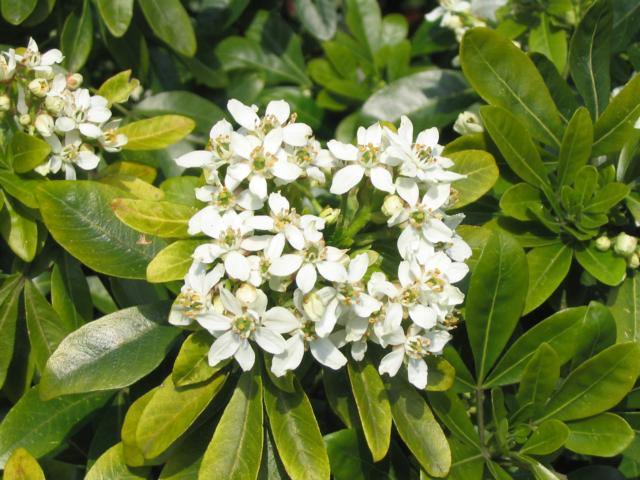
%> input picture code/Optimization/flower.jpg, 640 x 480 px
$ octave --eval "GCPreparation;"   (GNU Octave 9; MATLAB toolbox functions it lacks are replaced by stand-ins)
%> lines starting %> are read from the running program, lines starting %| are printed output that depends on the picture
%------------------------------------------------------------------
% This is a simple example of finding a white object on a dark
% background in an image, where you impose that spatial coherence
%
% Currently it find the global optimujm of the enrgy:
%
% E = Sum_(all pixel i) Unary term(i,li) + Sum_(all pairs of pixels i,j)
%     [li diff lambda1 lj] ( lambda1 + lambda2 * exp - beta ||x_i-x_j||^2 )
%
% where li is the label of pixel i, and x_i is the colour (in 0,1 range) at pixel i, and [a] is 1 if arguemnt a is true
%
%------------------------------------------------------------------

function GCPreparation();

% Settings
Name = 'flower.jpg'; % Square.png
Parameters.lambda1 = 1.0; % weight of the Ising Prior
Parameters.neighborSystem = 1; % 0-4Neig.; 1-8Neig. - where the diagonal terms are weighted with a factor of 1/sqrt(2)
Parameters.lambda2 = 10.0; % weight of the Edge Dependent Term
output = 0;
numLabels = 2; % number of labels

% load the image
image = double(imread(Name))/255;
[M,N,S] = size(image);
%> M = 480; N = 640; S = 3

% prepare the Unary Potentials
UnaryPotentials = zeros(M,N,numLabels);

% compute the Unary term Fgd is white, Bkg is dark
hm1 = zeros(M,N,3);
hm2 = abs(image-hm1);
UnaryPotentials(:,:,1) = (sum(hm2,3))/3;
hm1 = ones(M,N,3);
hm2 = abs(image-hm1);
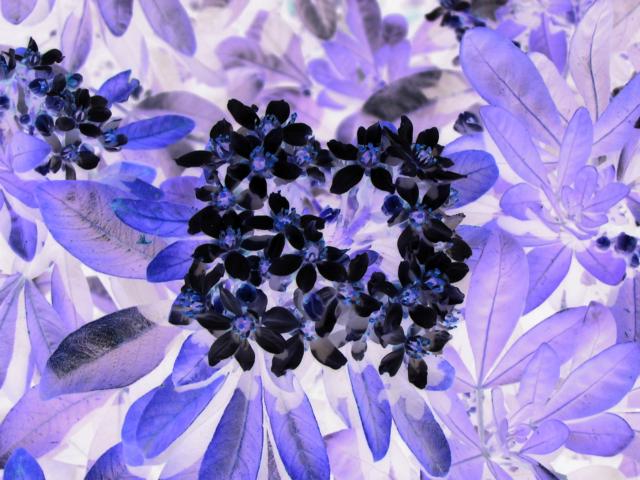
%> hm2: size 480x640x3 double; mean R, G, B 0.569, 0.516, 0.753
UnaryPotentials(:,:,2) = (sum(hm2,3))/3;

% compute beta
count = 0;
beta = 0.0;
hm1 = image;
hm2 = (hm1(2:M,:,:)-hm1(1:(M-1),:,:)).^2;
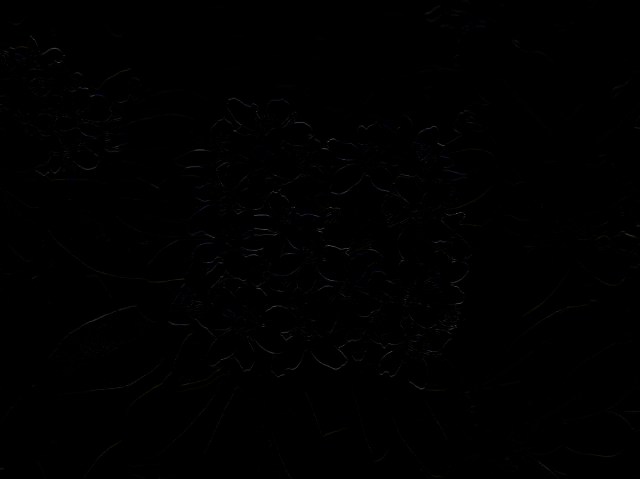
%> hm2: size 479x640x3 double; mean R, G, B 0.00251, 0.00246, 0.0026
[c1 c2 c3] = size(hm2);
%> c1 = 479; c2 = 640; c3 = 3
count = count + (c1*c2*c3);
%> count = 919680
beta = beta + sum(sum(sum(hm2)));
%> beta = 2323.3
hm2 = (hm1(:,2:N,:)-hm1(:,1:(N-1),:)).^2;
%> hm2: size 480x639x3 double
[c1 c2 c3] = size(hm2);
%> c1 = 480; c2 = 639
count = count + (c1*c2*c3);
%> count = 1839840
beta = beta + sum(sum(sum(hm2)));
%> beta = 4896.5
if (Parameters.neighborSystem)
    hm2 = (hm1(2:M,2:N,:)-hm1(1:(M-1),1:(N-1),:)).^2;
%> hm2: size 479x639x3 double
    [c1 c2 c3] = size(hm2);
%> c1 = 479
    count = count + (c1*c2*c3);
%> count = 2758083
    beta = beta + sum(sum(sum(hm2)));
%> beta = 9371.2
    hm2 = (hm1(1:(M-1),2:N,:)-hm1(2:M,1:(N-1),:)).^2;
    [c1 c2 c3] = size(hm2);
    count = count + (c1*c2*c3);
%> count = 3676326
    beta = beta + sum(sum(sum(hm2)));
%> beta = 13650.1
end

% final beta
beta_inv = 2.0 * (beta/count);
%> beta_inv = 0.00743
if (beta_inv == 0)
    beta_inv = epsilon;
end
beta = 1.0 / beta_inv;
%> beta = 134.7
disp(['The Edge Beta is: ',num2str(beta)]);
%| The Edge Beta is: 134.6633

% Call Graph Cut
tic
disp('Call GraphCut ... ');
%> (the run ends here)

$ run again, with code/Optimization/starfish.bmp saved as code/Optimization/flower.jpg
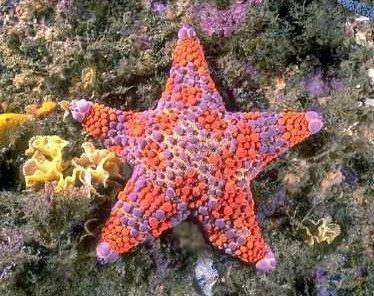
%> input picture code/Optimization/starfish.bmp, 374 x 296 px
%> in GCPreparation, `beta = beta + sum(sum(sum(hm2)));`: beta = 4627.1
%> in GCPreparation, `beta = beta + sum(sum(sum(hm2)));`: beta = 9538.5
%> in GCPreparation, `hm2 = (hm1(2:M,2:N,:)-hm1(1:(M-1),1:(N-1),:)).^2;`:
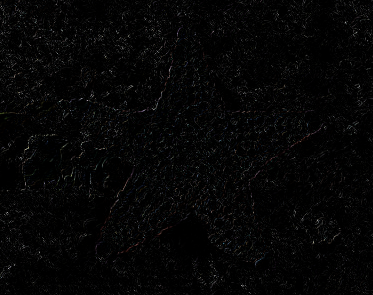
%> hm2: size 295x373x3 double; mean R, G, B 0.0222, 0.0221, 0.0222
%> in GCPreparation, `beta = beta + sum(sum(sum(hm2)));`: beta = 16848.1
%> in GCPreparation, `hm2 = (hm1(1:(M-1),2:N,:)-hm1(2:M,1:(N-1),:)).^2;`:
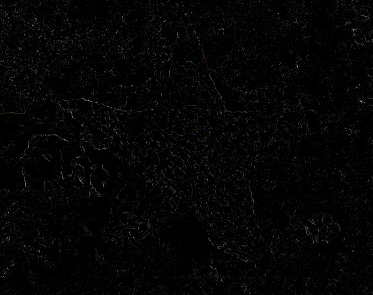
%> hm2: size 295x373x3 double; mean R, G, B 0.0195, 0.0195, 0.0196
%> in GCPreparation, `beta = beta + sum(sum(sum(hm2)));`: beta = 23293
%> beta_inv = 0.0352
%> in GCPreparation, `beta = 1.0 / beta_inv;`: beta = 28.39
%| The Edge Beta is: 28.3868
